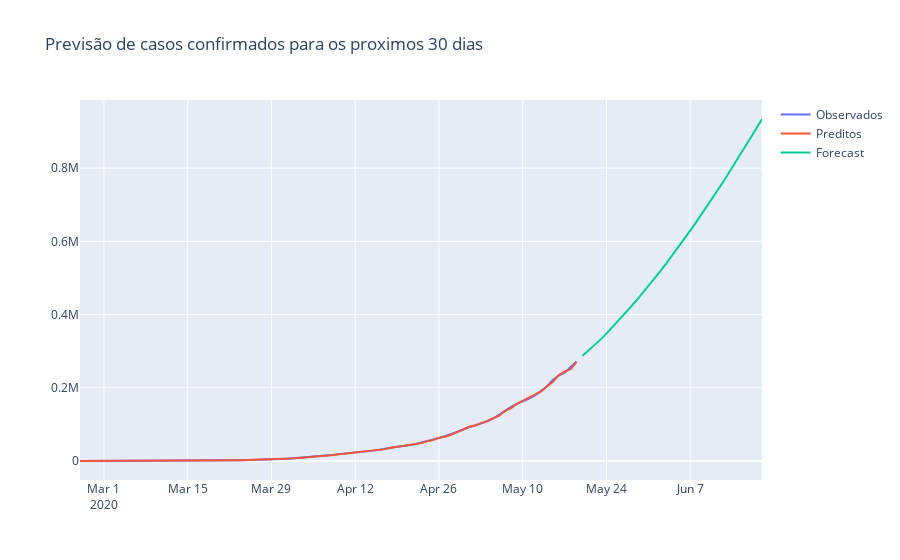

This figure's notebook cell:
### Code cell
fig = go.Figure(go.Scatter(
    x=confirmados.index, y=confirmados, name='Observados'
))

fig.add_trace(go.Scatter(
    x=confirmados.index,
    y=modelo.predict_in_sample(),
    name='Preditos'
    
))

fig.add_trace(go.Scatter(
    x=pd.date_range('2020-05-20', '2020-06-20'),
    y=modelo.predict(31), 
    name='Forecast'
))

fig.update_layout(title='Previsão de casos confirmados para os proximos 30 dias')
fig.show()
